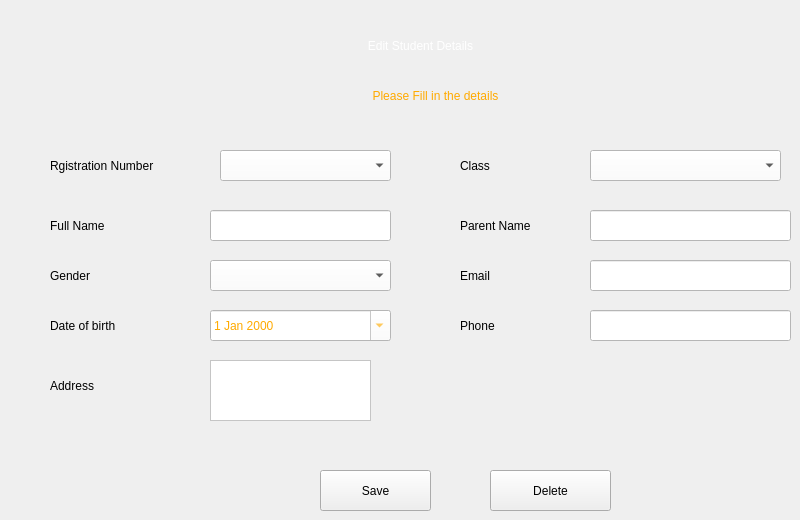
    <widget class="QWidget" name="tab_5">
     <attribute name="title">
      <string>Editstudent</string>
     </attribute>
     <widget class="QLabel" name="label_37">
      <property name="geometry">
       <rect>
        <x>260</x>
        <y>30</y>
        <width>321</width>
        <height>31</height>
       </rect>
      </property>
      <property name="styleSheet">
       <string notr="true">
font: 900 20pt &quot;Poppins Black&quot;;
color: rgb(255, 255, 255);</string>
      </property>
      <property name="text">
       <string>Edit Student Details</string>
      </property>
      <property name="alignment">
       <set>Qt::AlignCenter</set>
      </property>
     </widget>
     <widget class="QLabel" name="label_38">
      <property name="geometry">
       <rect>
        <x>50</x>
        <y>150</y>
        <width>151</width>
        <height>31</height>
       </rect>
      </property>
      <property name="styleSheet">
       <string notr="true">font: 700 12pt &quot;Segoe UI&quot;;</string>
      </property>
      <property name="text">
       <string>Rgistration Number</string>
      </property>
     </widget>
     <widget class="QComboBox" name="comboBox_4">
      <property name="geometry">
       <rect>
        <x>220</x>
        <y>150</y>
        <width>171</width>
        <height>31</height>
       </rect>
      </property>
      <property name="styleSheet">
       <string notr="true">background-color: rgb(255, 255, 255);</string>
      </property>
     </widget>
     <widget class="QLabel" name="label_39">
      <property name="geometry">
       <rect>
        <x>460</x>
        <y>210</y>
        <width>111</width>
        <height>31</height>
       </rect>
      </property>
      <property name="styleSheet">
       <string notr="true">font: 700 12pt &quot;Segoe UI&quot;;</string>
      </property>
      <property name="text">
       <string>Parent Name</string>
      </property>
     </widget>
     <widget class="QLabel" name="label_40">
      <property name="geometry">
       <rect>
        <x>50</x>
        <y>210</y>
        <width>81</width>
        <height>31</height>
       </rect>
      </property>
      <property name="styleSheet">
       <string notr="true">font: 700 12pt &quot;Segoe UI&quot;;</string>
      </property>
      <property name="text">
       <string>Full Name</string>
      </property>
     </widget>
     <widget class="QLineEdit" name="lineEdit_22">
      <property name="geometry">
       <rect>
        <x>210</x>
        <y>210</y>
        <width>181</width>
        <height>31</height>
       </rect>
      </property>
      <property name="styleSheet">
       <string notr="true">background-color: rgb(255, 255, 255);</string>
      </property>
     </widget>
     <widget class="QLineEdit" name="lineEdit_23">
      <property name="geometry">
       <rect>
        <x>590</x>
        <y>310</y>
        <width>201</width>
        <height>31</height>
       </rect>
      </property>
      <property name="styleSheet">
       <string notr="true">background-color: rgb(255, 255, 255);</string>
      </property>
     </widget>
     <widget class="QLabel" name="label_41">
      <property name="geometry">
       <rect>
        <x>50</x>
        <y>310</y>
        <width>101</width>
        <height>31</height>
       </rect>
      </property>
      <property name="styleSheet">
       <string notr="true">font: 700 12pt &quot;Segoe UI&quot;;</string>
      </property>
      <property name="text">
       <string>Date of birth</string>
      </property>
     </widget>
     <widget class="QPushButton" name="pushButton_4">
      <property name="geometry">
       <rect>
        <x>320</x>
        <y>470</y>
        <width>111</width>
        <height>41</height>
       </rect>
      </property>
      <property name="cursor">
       <cursorShape>PointingHandCursor</cursorShape>
      </property>
      <property name="styleSheet">
       <string notr="true">QPushButton {
background-color: rgb(61, 61, 61);
border-radius: 15px;
color: rgb(255, 255, 255);
font: 77 10pt &quot;Arial Black&quot;;
}

QPushButton:hover {
background-color: rgb(0, 206, 151);
border-radius: 15px;
colour: rgb(0, 0, 0);
font: 77 10 pt &quot;Arial Black&quot;;
}
color: rgb(255, 255, 255);
font: 600 14pt &quot;Poppins SemiBold&quot;;
background-color: rgb(170, 85, 0);</string>
      </property>
      <property name="text">
       <string>Save</string>
      </property>
     </widget>
     <widget class="QLabel" name="label_42">
      <property name="geometry">
       <rect>
        <x>460</x>
        <y>260</y>
        <width>81</width>
        <height>31</height>
       </rect>
      </property>
      <property name="styleSheet">
       <string notr="true">font: 700 12pt &quot;Segoe UI&quot;;</string>
      </property>
      <property name="text">
       <string>Email</string>
      </property>
     </widget>
     <widget class="QLineEdit" name="lineEdit_24">
      <property name="geometry">
       <rect>
        <x>590</x>
        <y>260</y>
        <width>201</width>
        <height>31</height>
       </rect>
      </property>
      <property name="styleSheet">
       <string notr="true">background-color: rgb(255, 255, 255);</string>
      </property>
     </widget>
     <widget class="QDateEdit" name="dateEdit_2">
      <property name="geometry">
       <rect>
        <x>210</x>
        <y>310</y>
        <width>181</width>
        <height>31</height>
       </rect>
      </property>
      <property name="styleSheet">
       <string notr="true">background-color: rgb(255, 255, 255);
color: rgb(255, 170, 0);</string>
      </property>
      <property name="inputMethodHints">
       <set>Qt::ImhDate</set>
      </property>
      <property name="calendarPopup">
       <bool>true</bool>
      </property>
     </widget>
     <widget class="QComboBox" name="comboBox_5">
      <property name="geometry">
       <rect>
        <x>210</x>
        <y>260</y>
        <width>181</width>
        <height>31</height>
       </rect>
      </property>
      <property name="styleSheet">
       <string notr="true">background-color: rgb(255, 255, 255);</string>
      </property>
      <property name="placeholderText">
       <string>chose your gender.....</string>
      </property>
      <item>
       <property name="text">
        <string>Male</string>
       </property>
      </item>
      <item>
       <property name="text">
        <string>Female</string>
       </property>
      </item>
     </widget>
     <widget class="QLabel" name="label_43">
      <property name="geometry">
       <rect>
        <x>460</x>
        <y>310</y>
        <width>61</width>
        <height>31</height>
       </rect>
      </property>
      <property name="styleSheet">
       <string notr="true">font: 700 12pt &quot;Segoe UI&quot;;</string>
      </property>
      <property name="text">
       <string>Phone</string>
      </property>
     </widget>
     <widget class="QComboBox" name="comboBox_6">
      <property name="geometry">
       <rect>
        <x>590</x>
        <y>150</y>
        <width>191</width>
        <height>31</height>
       </rect>
      </property>
      <property name="styleSheet">
       <string notr="true">background-color: rgb(255, 255, 255);</string>
      </property>
      <property name="placeholderText">
       <string>chose your class</string>
      </property>
      <item>
       <property name="text">
        <string>Creche</string>
       </property>
      </item>
      <item>
       <property name="text">
        <string>Nursery 1</string>
       </property>
      </item>
      <item>
       <property name="text">
        <string>Nursery 2</string>
       </property>
      </item>
      <item>
       <property name="text">
        <string>Kindergarten 1</string>
       </property>
      </item>
      <item>
       <property name="text">
        <string>Kindargarten 2</string>
       </property>
      </item>
      <item>
       <property name="text">
        <string>Class 1</string>
       </property>
      </item>
      <item>
       <property name="text">
        <string>Class 2</string>
       </property>
      </item>
      <item>
       <property name="text">
        <string>Class 3</string>
       </property>
      </item>
      <item>
       <property name="text">
        <string>Class 4</string>
       </property>
      </item>
      <item>
       <property name="text">
        <string>Class 5</string>
       </property>
      </item>
      <item>
       <property name="text">
        <string>Class 6</string>
       </property>
      </item>
      <item>
       <property name="text">
        <string>JHS 1</string>
       </property>
      </item>
      <item>
       <property name="text">
        <string>JHS 2</string>
       </property>
      </item>
      <item>
       <property name="text">
        <string>JHS 3</string>
       </property>
      </item>
     </widget>
     <widget class="QLabel" name="label_44">
      <property name="geometry">
       <rect>
        <x>460</x>
        <y>150</y>
        <width>81</width>
        <height>31</height>
       </rect>
      </property>
      <property name="styleSheet">
       <string notr="true">font: 700 12pt &quot;Segoe UI&quot;;</string>
      </property>
      <property name="text">
       <string>Class</string>
      </property>
     </widget>
     <widget class="QLabel" name="label_45">
      <property name="geometry">
       <rect>
        <x>50</x>
        <y>260</y>
        <width>81</width>
        <height>31</height>
       </rect>
      </property>
      <property name="styleSheet">
       <string notr="true">font: 700 12pt &quot;Segoe UI&quot;;</string>
      </property>
      <property name="text">
       <string>Gender</string>
      </property>
     </widget>
     <widget class="QLabel" name="label_46">
      <property name="geometry">
       <rect>
        <x>50</x>
        <y>370</y>
        <width>81</width>
        <height>31</height>
       </rect>
      </property>
      <property name="styleSheet">
       <string notr="true">font: 700 12pt &quot;Segoe UI&quot;;</string>
      </property>
      <property name="text">
       <string>Address</string>
      </property>
     </widget>
     <widget class="QPushButton" name="pushButton_5">
      <property name="geometry">
       <rect>
        <x>490</x>
        <y>470</y>
        <width>121</width>
        <height>41</height>
       </rect>
      </property>
      <property name="cursor">
       <cursorShape>PointingHandCursor</cursorShape>
      </property>
      <property name="styleSheet">
       <string notr="true">QPushButton {
background-color: rgb(61, 61, 61);
border-radius: 15px;
color: rgb(255, 255, 255);
	color: rgb(255, 0, 0);
font: 77 10pt &quot;Arial Black&quot;;
}

QPushButton:hover {
background-color: rgb(0, 206, 151);
border-radius: 15px;
colour: rgb(0, 0, 0);
font: 77 10 pt &quot;Arial Black&quot;;
}
color: rgb(255, 255, 255);
font: 600 14pt &quot;Poppins SemiBold&quot;;
background-color: rgb(170, 85, 0);</string>
      </property>
      <property name="text">
       <string>Delete</string>
      </property>
     </widget>
     <widget class="QLineEdit" name="lineEdit_26">
      <property name="geometry">
       <rect>
        <x>590</x>
        <y>210</y>
        <width>201</width>
        <height>31</height>
       </rect>
      </property>
      <property name="styleSheet">
       <string notr="true">background-color: rgb(255, 255, 255);</string>
      </property>
     </widget>
     <widget class="QTextEdit" name="textEdit">
      <property name="geometry">
       <rect>
        <x>210</x>
        <y>360</y>
        <width>161</width>
        <height>61</height>
       </rect>
      </property>
      <property name="styleSheet">
       <string notr="true">background-color: rgb(255, 255, 255);</string>
      </property>
     </widget>
     <widget class="QLabel" name="l12_3">
      <property name="geometry">
       <rect>
        <x>250</x>
        <y>80</y>
        <width>371</width>
        <height>31</height>
       </rect>
      </property>
      <property name="styleSheet">
       <string notr="true">color: rgb(255, 170, 0);
font: 700 10pt &quot;Segoe UI&quot;;</string>
      </property>
      <property name="text">
       <string>Please Fill in the details</string>
      </property>
      <property name="alignment">
       <set>Qt::AlignCenter</set>
      </property>
     </widget>
    </widget>
